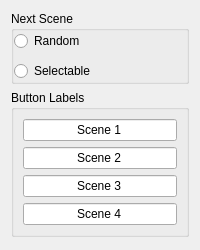
<?xml version="1.0" encoding="UTF-8"?>
<ui version="4.0">
 <class>CPathSplitterModelWidget</class>
 <widget class="QWidget" name="CPathSplitterModelWidget">
  <property name="geometry">
   <rect>
    <x>0</x>
    <y>0</y>
    <width>200</width>
    <height>250</height>
   </rect>
  </property>
  <property name="windowTitle">
   <string>Form</string>
  </property>
  <layout class="QVBoxLayout" name="verticalLayout_2">
   <item>
    <widget class="QGroupBox" name="groupBox">
     <property name="title">
      <string>Next Scene</string>
     </property>
     <layout class="QVBoxLayout" name="verticalLayout">
      <property name="spacing">
       <number>10</number>
      </property>
      <property name="leftMargin">
       <number>0</number>
      </property>
      <property name="topMargin">
       <number>0</number>
      </property>
      <property name="rightMargin">
       <number>0</number>
      </property>
      <property name="bottomMargin">
       <number>0</number>
      </property>
      <item>
       <widget class="QRadioButton" name="pRandomRadio">
        <property name="text">
         <string>Random</string>
        </property>
       </widget>
      </item>
      <item>
       <widget class="QRadioButton" name="pSelectionRadio">
        <property name="text">
         <string>Selectable</string>
        </property>
       </widget>
      </item>
     </layout>
    </widget>
   </item>
   <item>
    <widget class="QGroupBox" name="pButtonLabelsGroupBox">
     <property name="title">
      <string>Button Labels</string>
     </property>
     <layout class="QVBoxLayout" name="verticalLayout_3">
      <item>
       <widget class="QLineEdit" name="pLabel1">
        <property name="text">
         <string>Scene 1</string>
        </property>
        <property name="alignment">
         <set>Qt::AlignCenter</set>
        </property>
       </widget>
      </item>
      <item>
       <widget class="QLineEdit" name="pLabel2">
        <property name="text">
         <string>Scene 2</string>
        </property>
        <property name="alignment">
         <set>Qt::AlignCenter</set>
        </property>
       </widget>
      </item>
      <item>
       <widget class="QLineEdit" name="pLabel3">
        <property name="text">
         <string>Scene 3</string>
        </property>
        <property name="alignment">
         <set>Qt::AlignCenter</set>
        </property>
       </widget>
      </item>
      <item>
       <widget class="QLineEdit" name="pLabel4">
        <property name="text">
         <string>Scene 4</string>
        </property>
        <property name="alignment">
         <set>Qt::AlignCenter</set>
        </property>
       </widget>
      </item>
     </layout>
    </widget>
   </item>
   <item>
    <spacer name="verticalSpacer">
     <property name="orientation">
      <enum>Qt::Vertical</enum>
     </property>
     <property name="sizeHint" stdset="0">
      <size>
       <width>20</width>
       <height>40</height>
      </size>
     </property>
    </spacer>
   </item>
  </layout>
 </widget>
 <resources/>
 <connections/>
</ui>
